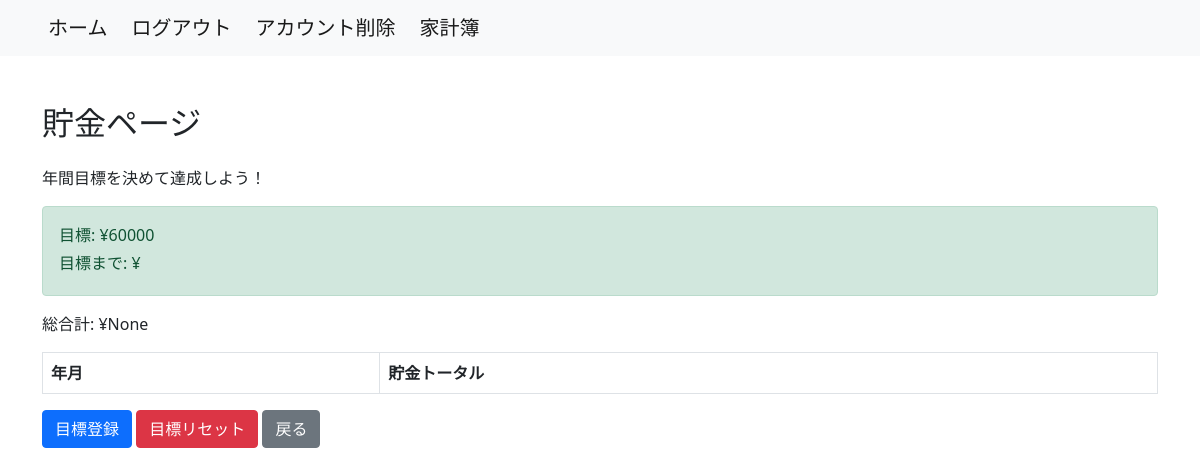
The app's page /household_budget/savings/ (signed in), older data.
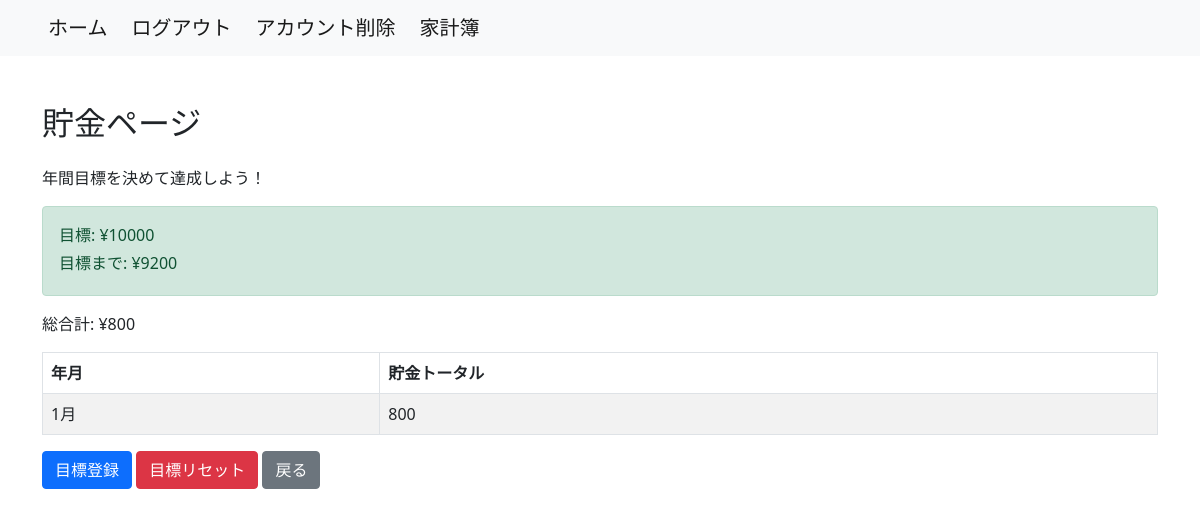
The same page, newer data.
### household_budget/models.py (models this page shows, shortened)
class Goal_Saving(models.Model):
    user = models.ForeignKey(settings.AUTH_USER_MODEL, on_delete=models.CASCADE, default=None, null=True)
    month = models.DateField(default=timezone.now)
    savings_goal = models.IntegerField(null=True)
    timestamp = models.DateTimeField(default=timezone.now)
    class Meta:
        db_table = 'goal_saving'

### household_budget/views.py (the view)
# urls.py: path('savings/', SavingListView.as_view(), name='savings'),
@method_decorator(login_required, name='dispatch')
class SavingListView(TemplateView):
    template_name = 'savings.html'
    def get_context_data(self, **kwargs):
        context = super().get_context_data(**kwargs)
        user_id = self.request.user.pk
        transactions_category_13 = Transaction.objects.filter(user_id=user_id, category_id=13)
        monthly_summary = transactions_category_13.annotate(month=TruncMonth('event_date')).values('month').annotate(total_amount=Sum('amount'))
        total_amount = transactions_category_13.aggregate(total_amount=Sum('amount'))['total_amount']
        latest_savings_goal = Goal_Saving.objects.filter(user_id=user_id, savings_goal__isnull=False).order_by('-timestamp').first()
        context['monthly_summary'] = monthly_summary
        context['total_amount'] = total_amount
        context['latest_savings_goal'] = latest_savings_goal
        return context

### household_budget/templatetags/custom_filters.py (called while the page is built)
@register.filter
def calculate_difference(value1, value2):
    try:
        return float(value1) - float(value2)
    except (ValueError, TypeError):
        return

### household_budget/templates/savings.html (shortened to what this page needs)
{% extends 'base.html' %}
{% load custom_filters %}
{% block content %}
    <div class="container mt-5">
        <h2 class="mb-4">貯金ページ</h2>
        <p>年間目標を決めて達成しよう！</p>
        {% if latest_savings_goal %}
            <div class="alert alert-success">
                <p class="mb-1">目標: ¥{{ latest_savings_goal.savings_goal|floatformat:"0" }}</p>
                <p class="mb-1">目標まで: ¥{{ latest_savings_goal.savings_goal|floatformat:"0" | calculate_difference:total_amount|floatformat:"0" }}</p>
            </div>
        {% else %}
            <div class="alert alert-warning">
                <p>目標が設定されていません。</p>
            </div>
        {% endif %}
        <p class="mb-3">総合計: ¥{{ total_amount }}</p>
        <table class="table table-striped table-bordered">
            <thead>
                <tr>
                    <th>年月</th>
                    <th>貯金トータル</th>
                </tr>
            </thead>
            <tbody>
                {% for entry in monthly_summary %}
                    <tr>
                        <td>{{ entry.month|date:"F" }}</td>
                        <td>{{ entry.total_amount }}</td>
                    </tr>
                {% endfor %}
            </tbody>
        </table>
        <a href="{% url 'household_budget:set_goal' %}" class="btn btn-primary mr-2">目標登録</a>
        <form action="{% url 'household_budget:reset_goal' %}" method="post" class="d-inline">
            <button type="submit" class="btn btn-danger">目標リセット</button>
            <a href="{% url 'accounts:user' %}" class="btn btn-secondary ml-2">戻る</a>
        </form>
    </div>
{% endblock %}

Row changes from the older to the newer data that the page shows:
removed Goal_Saving: savings_goal "60000"
added Goal_Saving: savings_goal "10000", savings_goal|calculate_difference "9200"
Text that changed along with them:
{{ total_amount }}: "None" → "800"
new list line: "1月 800"
